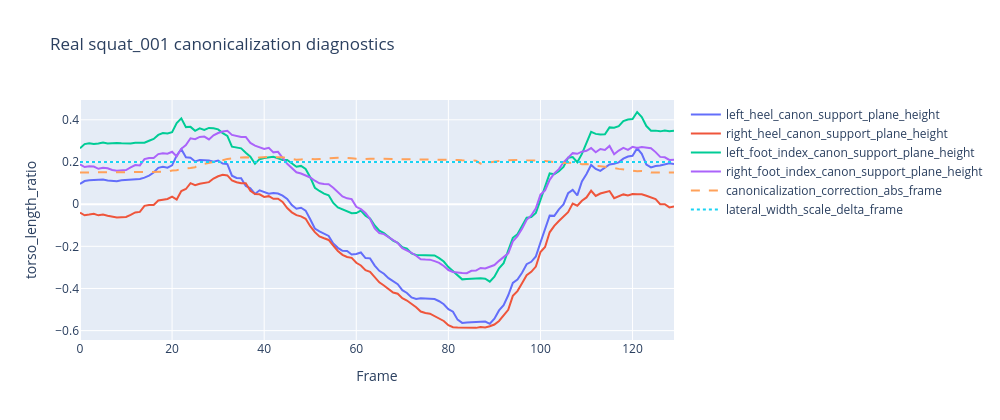

The cell this chart's notebook holds for it:
### Markdown cell above
### ⑤ Canonicalization Diagnostics

Support-plane height is a pseudo-floor residual in normalized pose space. Movement-plane residual ratios summarize the review-plane alignment. These are useful for confidence/provenance review, but they are not physical height or movement-quality deductions.

### Code cell
floor_summary = pd.DataFrame([
    {
        'status': canon_report['status'],
        'data_confidence': canon_report['data_confidence']['level'],
        'report_only': canon_report['report_only'],
        'downstream_coordinate_mode': canon_report['downstream_coordinate_mode'],
        'support_status': support_report['status'],
        'movement_status': movement_report['status'],
        'movement_applied_rotation_deg': movement_report['applied_rotation_deg'],
        'movement_residual_after_p90': movement_report['out_of_plane_residual_ratio_after']['p90'],
        'protocol_height_status': protocol_height_report['status'],
        'protocol_observed_height': protocol_height_report['observed_height_level'],
        'protocol_recommended_height': protocol_height_report['recommended_height_level'],
        'protocol_anchor_height': protocol_height_report['anchor_height_level'],
        'protocol_anchor_landmarks': ', '.join(protocol_height_report['anchor_landmarks']),
        'protocol_corrected_values': protocol_height_report['num_corrected_values'],
        'protocol_far_side_report_only_values': protocol_height_report['num_far_side_report_only_values'],
        'protocol_max_scale_delta': protocol_height_report['max_scale_delta'],
        'num_anchor_points': support_report['num_anchor_points'],
        'num_anchor_frames': support_report['num_anchor_frames'],
        'max_correction_torso': canon_report['max_correction_torso'],
        'median_correction_torso': canon_report['median_correction_torso'],
        **support_report['plane_coefficients'],
    }
])
display(floor_summary)

fig_floor_diag = go.Figure()
for landmark in support_config.diagnostic_landmarks:
    col = f'{landmark}_canon_support_plane_height'
    fig_floor_diag.add_trace(
        go.Scatter(
            x=canon_df['frame'],
            y=canon_df[col],
            mode='lines',
            name=col,
        )
    )

fig_floor_diag.add_trace(
    go.Scatter(
        x=canon_df['frame'],
        y=canon_df['canonicalization_correction_abs_frame'],
        mode='lines',
        name='canonicalization_correction_abs_frame',
        line=dict(dash='dash'),
    )
)

if 'canonicalization_lateral_width_scale_delta_frame' in canon_df.columns:
    fig_floor_diag.add_trace(
        go.Scatter(
            x=canon_df['frame'],
            y=canon_df['canonicalization_lateral_width_scale_delta_frame'],
            mode='lines',
            name='lateral_width_scale_delta_frame',
            line=dict(dash='dot'),
        )
    )

fig_floor_diag.update_layout(
    title='Real squat_001 canonicalization diagnostics',
    xaxis_title='Frame',
    yaxis_title='torso_length_ratio',
    height=420,
    width=1000,
)

fig_floor_diag

### Figure 1 — Plotly figure (JSON) as saved in the notebook; plotly's stock layout.template omitted (floating-point values rounded to 4 significant figures; data arrays with more than 128 entries replaced by an {"elided": "..."} marker saying what was removed)
{"data": [{"mode": "lines", "name": "left_heel_canon_support_plane_height", "type": "scatter", "x": {"elided": "130 int values"}, "y": {"elided": "130 float values"}}, {"mode": "lines", "name": "right_heel_canon_support_plane_height", "type": "scatter", "x": {"elided": "130 int values"}, "y": {"elided": "130 float values"}}, {"mode": "lines", "name": "left_foot_index_canon_support_plane_height", "type": "scatter", "x": {"elided": "130 int values"}, "y": {"elided": "130 float values"}}, {"mode": "lines", "name": "right_foot_index_canon_support_plane_height", "type": "scatter", "x": {"elided": "130 int values"}, "y": {"elided": "130 float values"}}, {"line": {"dash": "dash"}, "mode": "lines", "name": "canonicalization_correction_abs_frame", "type": "scatter", "x": {"elided": "130 int values"}, "y": {"elided": "130 float values"}}, {"line": {"dash": "dot"}, "mode": "lines", "name": "lateral_width_scale_delta_frame", "type": "scatter", "x": {"elided": "130 int values"}, "y": {"elided": "130 float values"}}], "layout": {"height": 420, "title": {"text": "Real squat_001 canonicalization diagnostics"}, "width": 1000, "xaxis": {"title": {"text": "Frame"}}, "yaxis": {"title": {"text": "torso_length_ratio"}}}}
